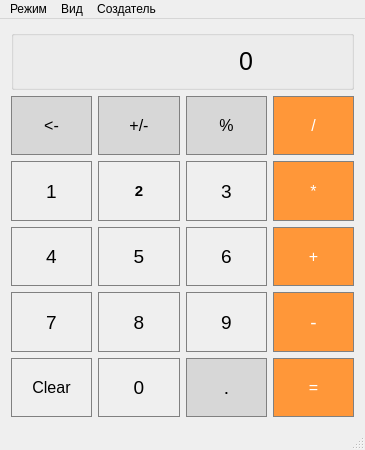
<?xml version="1.0" encoding="UTF-8"?>
<ui version="4.0">
 <class>MainWindow</class>
 <widget class="QMainWindow" name="MainWindow">
  <property name="windowModality">
   <enum>Qt::NonModal</enum>
  </property>
  <property name="enabled">
   <bool>true</bool>
  </property>
  <property name="geometry">
   <rect>
    <x>0</x>
    <y>0</y>
    <width>365</width>
    <height>450</height>
   </rect>
  </property>
  <property name="sizePolicy">
   <sizepolicy hsizetype="Fixed" vsizetype="Minimum">
    <horstretch>0</horstretch>
    <verstretch>0</verstretch>
   </sizepolicy>
  </property>
  <property name="minimumSize">
   <size>
    <width>365</width>
    <height>450</height>
   </size>
  </property>
  <property name="maximumSize">
   <size>
    <width>800</width>
    <height>450</height>
   </size>
  </property>
  <property name="windowTitle">
   <string>MainWindow</string>
  </property>
  <widget class="QWidget" name="centralWidget">
   <layout class="QVBoxLayout" name="verticalLayout_2">
    <item>
     <layout class="QVBoxLayout" name="verticalLayout">
      <property name="sizeConstraint">
       <enum>QLayout::SetDefaultConstraint</enum>
      </property>
      <item>
       <widget class="QGroupBox" name="calcIngFrom">
        <property name="title">
         <string/>
        </property>
        <layout class="QHBoxLayout" name="horizontalLayout_7">
         <item>
          <widget class="QLabel" name="calcOutFirst">
           <property name="font">
            <font>
             <pointsize>19</pointsize>
            </font>
           </property>
           <property name="styleSheet">
            <string notr="true">qLabel{
	qproperty-alignment: 'AlignVCenter | AlignCenter';

}

#calcOutFirst {
qproperty-alignment: 'AlignVCenter | AlignCenter';
}</string>
           </property>
           <property name="text">
            <string/>
           </property>
          </widget>
         </item>
         <item>
          <widget class="QLabel" name="calcOutOperator">
           <property name="font">
            <font>
             <pointsize>19</pointsize>
            </font>
           </property>
           <property name="styleSheet">
            <string notr="true">qLabel{
	qproperty-alignment: 'AlignVCenter | AlignCenter';

}

#calcOutOperator {
qproperty-alignment: 'AlignVCenter | AlignCenter';
}</string>
           </property>
           <property name="text">
            <string/>
           </property>
          </widget>
         </item>
         <item>
          <widget class="QLabel" name="calcOut">
           <property name="sizePolicy">
            <sizepolicy hsizetype="Minimum" vsizetype="Fixed">
             <horstretch>0</horstretch>
             <verstretch>0</verstretch>
            </sizepolicy>
           </property>
           <property name="font">
            <font>
             <pointsize>19</pointsize>
            </font>
           </property>
           <property name="cursor">
            <cursorShape>ArrowCursor</cursorShape>
           </property>
           <property name="styleSheet">
            <string notr="true">qLabel{
qproperty-alignment: 'AlignVCenter | AlignCenter';

}

#calcOut {
qproperty-alignment: 'AlignVCenter | AlignCenter';


}

background-color: white;</string>
           </property>
           <property name="text">
            <string>0</string>
           </property>
          </widget>
         </item>
        </layout>
       </widget>
      </item>
      <item>
       <layout class="QHBoxLayout" name="horizontalLayout">
        <item>
         <widget class="QPushButton" name="calcButtonDelete">
          <property name="sizePolicy">
           <sizepolicy hsizetype="Minimum" vsizetype="Preferred">
            <horstretch>0</horstretch>
            <verstretch>0</verstretch>
           </sizepolicy>
          </property>
          <property name="font">
           <font>
            <pointsize>12</pointsize>
            <weight>50</weight>
            <bold>false</bold>
           </font>
          </property>
          <property name="styleSheet">
           <string notr="true">QPushButton {
  background-color: rgb(215, 215, 215);
  border: 1px solid gray;
}
QPushButton:pressed {
    background-color: qlineargradient(x1: 0, y1: 0, x2: 0, y2: 1,
                                      stop: 0 #BEBEBE, stop: 1 #D7D7D7);
}
QPushButton::hover { 
	border: 1px solid black;
}</string>
          </property>
          <property name="text">
           <string>&lt;-</string>
          </property>
         </widget>
        </item>
        <item>
         <widget class="QPushButton" name="calcButtonPlMn">
          <property name="sizePolicy">
           <sizepolicy hsizetype="Minimum" vsizetype="Preferred">
            <horstretch>0</horstretch>
            <verstretch>0</verstretch>
           </sizepolicy>
          </property>
          <property name="font">
           <font>
            <pointsize>12</pointsize>
            <weight>50</weight>
            <bold>false</bold>
           </font>
          </property>
          <property name="styleSheet">
           <string notr="true">QPushButton {
  background-color: rgb(215, 215, 215);
  border: 1px solid gray;
}
QPushButton:pressed {
    background-color: qlineargradient(x1: 0, y1: 0, x2: 0, y2: 1,
                                      stop: 0 #BEBEBE, stop: 1 #D7D7D7);
}
QPushButton::hover { 
	border: 1px solid black;
}</string>
          </property>
          <property name="text">
           <string>+/-</string>
          </property>
         </widget>
        </item>
        <item>
         <widget class="QPushButton" name="calcButtonPerc">
          <property name="sizePolicy">
           <sizepolicy hsizetype="Minimum" vsizetype="Preferred">
            <horstretch>0</horstretch>
            <verstretch>0</verstretch>
           </sizepolicy>
          </property>
          <property name="font">
           <font>
            <pointsize>12</pointsize>
            <weight>50</weight>
            <bold>false</bold>
           </font>
          </property>
          <property name="styleSheet">
           <string notr="true">QPushButton {
  background-color: rgb(215, 215, 215);
  border: 1px solid gray;
}
QPushButton:pressed {
    background-color: qlineargradient(x1: 0, y1: 0, x2: 0, y2: 1,
                                      stop: 0 #BEBEBE, stop: 1 #D7D7D7);
}
QPushButton::hover { 
	border: 1px solid black;
}</string>
          </property>
          <property name="text">
           <string>%</string>
          </property>
         </widget>
        </item>
        <item>
         <widget class="QPushButton" name="calcButtonDel">
          <property name="sizePolicy">
           <sizepolicy hsizetype="Minimum" vsizetype="Preferred">
            <horstretch>0</horstretch>
            <verstretch>0</verstretch>
           </sizepolicy>
          </property>
          <property name="font">
           <font>
            <pointsize>12</pointsize>
            <weight>50</weight>
            <bold>false</bold>
           </font>
          </property>
          <property name="styleSheet">
           <string notr="true">QPushButton {
  background-color: rgb(255, 151, 57);
  color: white; 
  border: 1px solid gray;
}

QPushButton:pressed {
    background-color: qlineargradient(x1: 0, y1: 0, x2: 0, y2: 1,
                                      stop: 0 #FF7832, stop: 1 #FF9739);
}
QPushButton::hover { 
	border: 1px solid black;
}</string>
          </property>
          <property name="text">
           <string>/</string>
          </property>
         </widget>
        </item>
       </layout>
      </item>
      <item>
       <layout class="QHBoxLayout" name="horizontalLayout_2">
        <item>
         <widget class="QPushButton" name="calcButton1">
          <property name="sizePolicy">
           <sizepolicy hsizetype="Minimum" vsizetype="Preferred">
            <horstretch>0</horstretch>
            <verstretch>0</verstretch>
           </sizepolicy>
          </property>
          <property name="font">
           <font>
            <pointsize>14</pointsize>
            <weight>50</weight>
            <bold>false</bold>
           </font>
          </property>
          <property name="styleSheet">
           <string notr="true">QPushButton {
   border: 1px solid gray;
}
QPushButton:pressed {
    background-color: qlineargradient(x1: 0, y1: 0, x2: 0, y2: 1,
                                      stop: 0 #dadbde, stop: 1 #f6f7fa);
}
QPushButton::hover { 
	border: 1px solid black;
}</string>
          </property>
          <property name="text">
           <string>1</string>
          </property>
         </widget>
        </item>
        <item>
         <widget class="QPushButton" name="calcButton2">
          <property name="sizePolicy">
           <sizepolicy hsizetype="Minimum" vsizetype="Preferred">
            <horstretch>0</horstretch>
            <verstretch>0</verstretch>
           </sizepolicy>
          </property>
          <property name="font">
           <font>
            <pointsize>11</pointsize>
            <weight>75</weight>
            <bold>true</bold>
           </font>
          </property>
          <property name="styleSheet">
           <string notr="true">QPushButton {
   border: 1px solid gray;
}
QPushButton:pressed {
    background-color: qlineargradient(x1: 0, y1: 0, x2: 0, y2: 1,
                                      stop: 0 #dadbde, stop: 1 #f6f7fa);
}
QPushButton::hover { 
	border: 1px solid black;
}</string>
          </property>
          <property name="text">
           <string>2</string>
          </property>
         </widget>
        </item>
        <item>
         <widget class="QPushButton" name="calcButton3">
          <property name="sizePolicy">
           <sizepolicy hsizetype="Minimum" vsizetype="Preferred">
            <horstretch>0</horstretch>
            <verstretch>0</verstretch>
           </sizepolicy>
          </property>
          <property name="font">
           <font>
            <pointsize>14</pointsize>
            <weight>50</weight>
            <bold>false</bold>
           </font>
          </property>
          <property name="styleSheet">
           <string notr="true">QPushButton {
   border: 1px solid gray;
}
QPushButton:pressed {
    background-color: qlineargradient(x1: 0, y1: 0, x2: 0, y2: 1,
                                      stop: 0 #dadbde, stop: 1 #f6f7fa);
}
QPushButton::hover { 
	border: 1px solid black;
}</string>
          </property>
          <property name="text">
           <string>3</string>
          </property>
         </widget>
        </item>
        <item>
         <widget class="QPushButton" name="calcButtonMult">
          <property name="sizePolicy">
           <sizepolicy hsizetype="Minimum" vsizetype="Preferred">
            <horstretch>0</horstretch>
            <verstretch>0</verstretch>
           </sizepolicy>
          </property>
          <property name="font">
           <font>
            <pointsize>12</pointsize>
            <weight>50</weight>
            <bold>false</bold>
           </font>
          </property>
          <property name="styleSheet">
           <string notr="true">QPushButton {
  background-color: rgb(255, 151, 57);
  color: white; 
  border: 1px solid gray;
}

QPushButton:pressed {
    background-color: qlineargradient(x1: 0, y1: 0, x2: 0, y2: 1,
                                      stop: 0 #FF7832, stop: 1 #FF9739);
}
QPushButton::hover { 
	border: 1px solid black;
}</string>
          </property>
          <property name="text">
           <string>*</string>
          </property>
         </widget>
        </item>
       </layout>
      </item>
      <item>
       <layout class="QHBoxLayout" name="horizontalLayout_3">
        <item>
         <widget class="QPushButton" name="calcButton4">
          <property name="sizePolicy">
           <sizepolicy hsizetype="Minimum" vsizetype="Preferred">
            <horstretch>0</horstretch>
            <verstretch>0</verstretch>
           </sizepolicy>
          </property>
          <property name="font">
           <font>
            <pointsize>14</pointsize>
            <weight>50</weight>
            <bold>false</bold>
           </font>
          </property>
          <property name="styleSheet">
           <string notr="true">QPushButton {
   border: 1px solid gray;
}
QPushButton:pressed {
    background-color: qlineargradient(x1: 0, y1: 0, x2: 0, y2: 1,
                                      stop: 0 #dadbde, stop: 1 #f6f7fa);
}
QPushButton::hover { 
	border: 1px solid black;
}</string>
          </property>
          <property name="text">
           <string>4</string>
          </property>
         </widget>
        </item>
        <item>
         <widget class="QPushButton" name="calcButton5">
          <property name="sizePolicy">
           <sizepolicy hsizetype="Minimum" vsizetype="Preferred">
            <horstretch>0</horstretch>
            <verstretch>0</verstretch>
           </sizepolicy>
          </property>
          <property name="font">
           <font>
            <pointsize>14</pointsize>
            <weight>50</weight>
            <bold>false</bold>
           </font>
          </property>
          <property name="styleSheet">
           <string notr="true">QPushButton {
   border: 1px solid gray;
}
QPushButton:pressed {
    background-color: qlineargradient(x1: 0, y1: 0, x2: 0, y2: 1,
                                      stop: 0 #dadbde, stop: 1 #f6f7fa);
}
QPushButton::hover { 
	border: 1px solid black;
}</string>
          </property>
          <property name="text">
           <string>5</string>
          </property>
         </widget>
        </item>
        <item>
         <widget class="QPushButton" name="calcButton6">
          <property name="sizePolicy">
           <sizepolicy hsizetype="Minimum" vsizetype="Preferred">
            <horstretch>0</horstretch>
            <verstretch>0</verstretch>
           </sizepolicy>
          </property>
          <property name="font">
           <font>
            <pointsize>14</pointsize>
            <weight>50</weight>
            <bold>false</bold>
           </font>
          </property>
          <property name="styleSheet">
           <string notr="true">QPushButton {
   border: 1px solid gray;
}
QPushButton:pressed {
    background-color: qlineargradient(x1: 0, y1: 0, x2: 0, y2: 1,
                                      stop: 0 #dadbde, stop: 1 #f6f7fa);
}
QPushButton::hover { 
	border: 1px solid black;
}</string>
          </property>
          <property name="text">
           <string>6</string>
          </property>
         </widget>
        </item>
        <item>
         <widget class="QPushButton" name="calcButtonPlus">
          <property name="sizePolicy">
           <sizepolicy hsizetype="Minimum" vsizetype="Preferred">
            <horstretch>0</horstretch>
            <verstretch>0</verstretch>
           </sizepolicy>
          </property>
          <property name="font">
           <font>
            <pointsize>12</pointsize>
            <weight>50</weight>
            <bold>false</bold>
           </font>
          </property>
          <property name="styleSheet">
           <string notr="true">QPushButton {
  background-color: rgb(255, 151, 57);
  color: white; 
  border: 1px solid gray;
}

QPushButton:pressed {
    background-color: qlineargradient(x1: 0, y1: 0, x2: 0, y2: 1,
                                      stop: 0 #FF7832, stop: 1 #FF9739);
}
QPushButton::hover { 
	border: 1px solid black;
}</string>
          </property>
          <property name="text">
           <string>+</string>
          </property>
         </widget>
        </item>
       </layout>
      </item>
      <item>
       <layout class="QHBoxLayout" name="horizontalLayout_4">
        <item>
         <widget class="QPushButton" name="calcButton7">
          <property name="sizePolicy">
           <sizepolicy hsizetype="Minimum" vsizetype="Preferred">
            <horstretch>0</horstretch>
            <verstretch>0</verstretch>
           </sizepolicy>
          </property>
          <property name="font">
           <font>
            <pointsize>14</pointsize>
            <weight>50</weight>
            <bold>false</bold>
           </font>
          </property>
          <property name="styleSheet">
           <string notr="true">QPushButton {
   border: 1px solid gray;
}
QPushButton:pressed {
    background-color: qlineargradient(x1: 0, y1: 0, x2: 0, y2: 1,
                                      stop: 0 #dadbde, stop: 1 #f6f7fa);
}
QPushButton::hover { 
	border: 1px solid black;
}</string>
          </property>
          <property name="text">
           <string>7</string>
          </property>
         </widget>
        </item>
        <item>
         <widget class="QPushButton" name="calcButton8">
          <property name="sizePolicy">
           <sizepolicy hsizetype="Minimum" vsizetype="Preferred">
            <horstretch>0</horstretch>
            <verstretch>0</verstretch>
           </sizepolicy>
          </property>
          <property name="font">
           <font>
            <pointsize>14</pointsize>
            <weight>50</weight>
            <bold>false</bold>
           </font>
          </property>
          <property name="styleSheet">
           <string notr="true">QPushButton {
   border: 1px solid gray;
}
QPushButton:pressed {
    background-color: qlineargradient(x1: 0, y1: 0, x2: 0, y2: 1,
                                      stop: 0 #dadbde, stop: 1 #f6f7fa);
}
QPushButton::hover { 
	border: 1px solid black;
}</string>
          </property>
          <property name="text">
           <string>8</string>
          </property>
         </widget>
        </item>
        <item>
         <widget class="QPushButton" name="calcButton9">
          <property name="sizePolicy">
           <sizepolicy hsizetype="Minimum" vsizetype="Preferred">
            <horstretch>0</horstretch>
            <verstretch>0</verstretch>
           </sizepolicy>
          </property>
          <property name="font">
           <font>
            <pointsize>14</pointsize>
            <weight>50</weight>
            <bold>false</bold>
           </font>
          </property>
          <property name="styleSheet">
           <string notr="true">QPushButton {
   border: 1px solid gray;
}
QPushButton:pressed {
    background-color: qlineargradient(x1: 0, y1: 0, x2: 0, y2: 1,
                                      stop: 0 #dadbde, stop: 1 #f6f7fa);
}
QPushButton::hover { 
	border: 1px solid black;
}</string>
          </property>
          <property name="text">
           <string>9</string>
          </property>
         </widget>
        </item>
        <item>
         <widget class="QPushButton" name="calcButtonMinus">
          <property name="sizePolicy">
           <sizepolicy hsizetype="Minimum" vsizetype="Preferred">
            <horstretch>0</horstretch>
            <verstretch>0</verstretch>
           </sizepolicy>
          </property>
          <property name="font">
           <font>
            <pointsize>14</pointsize>
            <weight>50</weight>
            <bold>false</bold>
           </font>
          </property>
          <property name="styleSheet">
           <string notr="true">QPushButton {
  background-color: rgb(255, 151, 57);
  color: white; 
  border: 1px solid gray;
}

QPushButton:pressed {
    background-color: qlineargradient(x1: 0, y1: 0, x2: 0, y2: 1,
                                      stop: 0 #FF7832, stop: 1 #FF9739);
}
QPushButton::hover { 
	border: 1px solid black;
}</string>
          </property>
          <property name="text">
           <string>-</string>
          </property>
         </widget>
        </item>
       </layout>
      </item>
      <item>
       <layout class="QHBoxLayout" name="horizontalLayout_5">
        <item>
         <widget class="QPushButton" name="calcClear">
          <property name="sizePolicy">
           <sizepolicy hsizetype="Preferred" vsizetype="Preferred">
            <horstretch>0</horstretch>
            <verstretch>0</verstretch>
           </sizepolicy>
          </property>
          <property name="font">
           <font>
            <pointsize>12</pointsize>
            <weight>50</weight>
            <bold>false</bold>
           </font>
          </property>
          <property name="styleSheet">
           <string notr="true">QPushButton {
   border: 1px solid gray;
}
QPushButton:pressed {
    background-color: qlineargradient(x1: 0, y1: 0, x2: 0, y2: 1,
                                      stop: 0 #dadbde, stop: 1 #f6f7fa);
}
QPushButton::hover { 
	border: 1px solid black;
}</string>
          </property>
          <property name="text">
           <string>Clear</string>
          </property>
         </widget>
        </item>
        <item>
         <widget class="QPushButton" name="calcButton0">
          <property name="sizePolicy">
           <sizepolicy hsizetype="Minimum" vsizetype="Preferred">
            <horstretch>0</horstretch>
            <verstretch>0</verstretch>
           </sizepolicy>
          </property>
          <property name="font">
           <font>
            <pointsize>14</pointsize>
            <weight>50</weight>
            <bold>false</bold>
           </font>
          </property>
          <property name="styleSheet">
           <string notr="true">QPushButton {
   border: 1px solid gray;
}
QPushButton:pressed {
    background-color: qlineargradient(x1: 0, y1: 0, x2: 0, y2: 1,
                                      stop: 0 #dadbde, stop: 1 #f6f7fa);
}
QPushButton::hover { 
	border: 1px solid black;
}</string>
          </property>
          <property name="text">
           <string>0</string>
          </property>
         </widget>
        </item>
        <item>
         <widget class="QPushButton" name="calcButtonComma">
          <property name="sizePolicy">
           <sizepolicy hsizetype="Minimum" vsizetype="Preferred">
            <horstretch>0</horstretch>
            <verstretch>0</verstretch>
           </sizepolicy>
          </property>
          <property name="font">
           <font>
            <pointsize>14</pointsize>
            <weight>50</weight>
            <bold>false</bold>
           </font>
          </property>
          <property name="styleSheet">
           <string notr="true">QPushButton {
  background-color: rgb(215, 215, 215);
  border: 1px solid gray;
}
QPushButton:pressed {
    background-color: qlineargradient(x1: 0, y1: 0, x2: 0, y2: 1,
                                      stop: 0 #BEBEBE, stop: 1 #D7D7D7);
}
QPushButton::hover { 
	border: 1px solid black;
}</string>
          </property>
          <property name="text">
           <string>.</string>
          </property>
         </widget>
        </item>
        <item>
         <widget class="QPushButton" name="calcButtonEqual">
          <property name="sizePolicy">
           <sizepolicy hsizetype="Minimum" vsizetype="Preferred">
            <horstretch>0</horstretch>
            <verstretch>0</verstretch>
           </sizepolicy>
          </property>
          <property name="font">
           <font>
            <pointsize>12</pointsize>
            <weight>50</weight>
            <bold>false</bold>
           </font>
          </property>
          <property name="styleSheet">
           <string notr="true">QPushButton {
  background-color: rgb(255, 151, 57);
  color: white; 
  border: 1px solid gray;
}

QPushButton:pressed {
    background-color: qlineargradient(x1: 0, y1: 0, x2: 0, y2: 1,
                                      stop: 0 #FF7832, stop: 1 #FF9739);
}
QPushButton::hover { 
	border: 1px solid black;
}</string>
          </property>
          <property name="text">
           <string>=</string>
          </property>
         </widget>
        </item>
       </layout>
      </item>
      <item>
       <layout class="QHBoxLayout" name="progLay1"/>
      </item>
      <item>
       <layout class="QHBoxLayout" name="progLay2"/>
      </item>
     </layout>
    </item>
   </layout>
  </widget>
  <widget class="QMenuBar" name="menuBar">
   <property name="geometry">
    <rect>
     <x>0</x>
     <y>0</y>
     <width>365</width>
     <height>21</height>
    </rect>
   </property>
   <widget class="QMenu" name="menu">
    <property name="title">
     <string>Режим</string>
    </property>
    <addaction name="NavCalcStandartt"/>
    <addaction name="NavcalcIngForm"/>
    <addaction name="NavcalcProgForm"/>
    <addaction name="separator"/>
    <addaction name="NavExitCalc"/>
   </widget>
   <widget class="QMenu" name="menu_2">
    <property name="title">
     <string>Создатель</string>
    </property>
    <addaction name="Maxim"/>
    <addaction name="separator"/>
   </widget>
   <widget class="QMenu" name="menu_4">
    <property name="title">
     <string>Вид</string>
    </property>
    <addaction name="SmallForm"/>
    <addaction name="MediumForm"/>
    <addaction name="LargeForm"/>
    <addaction name="separator"/>
    <addaction name="DynamycSizeForm"/>
   </widget>
   <addaction name="menu"/>
   <addaction name="menu_4"/>
   <addaction name="menu_2"/>
  </widget>
  <widget class="QStatusBar" name="statusBar"/>
  <action name="Maxim">
   <property name="text">
    <string>Щирый_Максим</string>
   </property>
  </action>
  <action name="Schiriy">
   <property name="text">
    <string>Максим</string>
   </property>
  </action>
  <action name="NavExitCalc">
   <property name="text">
    <string>Закрыть</string>
   </property>
  </action>
  <action name="NavcalcIngForm">
   <property name="text">
    <string>Инженерный</string>
   </property>
  </action>
  <action name="NavCalcStandartt">
   <property name="text">
    <string>Стандартный</string>
   </property>
  </action>
  <action name="setFractionLen">
   <property name="text">
    <string>Отображение числа</string>
   </property>
  </action>
  <action name="NavcalcProgForm">
   <property name="text">
    <string>Программист</string>
   </property>
  </action>
  <action name="SmallForm">
   <property name="text">
    <string>Маленький</string>
   </property>
  </action>
  <action name="MediumForm">
   <property name="text">
    <string>Средний</string>
   </property>
  </action>
  <action name="LargeForm">
   <property name="text">
    <string>Большой</string>
   </property>
  </action>
  <action name="DynamycSizeForm">
   <property name="text">
    <string>Динамический</string>
   </property>
  </action>
 </widget>
 <layoutdefault spacing="6" margin="11"/>
 <resources/>
 <connections/>
</ui>
